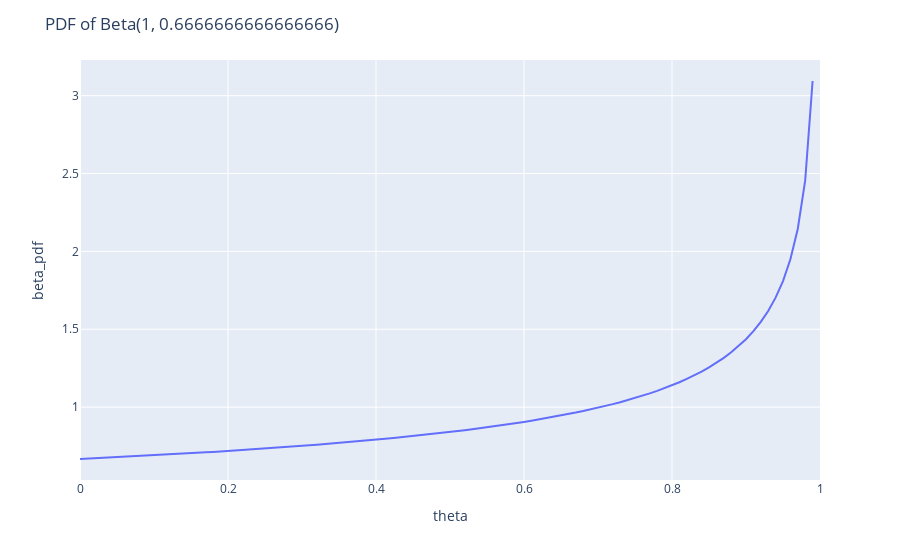

Notebook source saved alongside this figure:
### Markdown cell above
___
### Answer

#### 1)
We know that for a random variable $X \sim \mathcal{B} \left( \alpha, \beta \right)$, the expectation is given by:
\begin{equation*}
    \mathbb{E}[X] = \frac{\alpha}{\alpha + \beta}
\end{equation*}
and the variance is given by:
\begin{equation*}
    \mathbb{V}[X] = \sigma^2[X] = \frac{\alpha \beta}{(\alpha + \beta)^2 (\alpha + \beta + 1)}
\end{equation*}
therefore, we have a system of 2 equations with 2 unknown, which we can solve.
\begin{align*}
    &
    \begin{cases}
        \mathbb{E}[X] = \frac{\alpha}{\alpha + \beta} \\
        \sigma^2[X] = \frac{\alpha \beta}{(\alpha + \beta)^2 (\alpha + \beta + 1)}
    \end{cases} \\
    \implies&
    \begin{cases}
        0.6 = \frac{\alpha}{\alpha + \beta} \\
        0.3^2 = \frac{\alpha \beta}{(\alpha + \beta)^2 (\alpha + \beta + 1)}
    \end{cases} \\
    \implies&
    \begin{cases}
        0.6 \alpha + 0.6 \beta = \alpha \\
        0.3^2 = \frac{\alpha \beta}{(\alpha + \beta)^2 (\alpha + \beta + 1)}
    \end{cases} \\
    \implies&
    \begin{cases}
        0.4 \alpha = 0.6 \beta \\
        0.3^2 = \frac{\alpha \beta}{(\alpha + \beta)^2 (\alpha + \beta + 1)}
    \end{cases} \\
    \implies&
    \begin{cases}
        \alpha = \frac{3}{2} \beta \\
        0.3^2 = \frac{\frac{3}{2} \beta^2}{(\frac{3}{2} \beta + \beta)^2 (\frac{3}{2} \beta + \beta + 1)}
    \end{cases} \\
    \implies&
    \begin{cases}
        \alpha = \frac{3}{2} \beta \\
        0.3^2 = \frac{\frac{3}{2} \beta^2}{(\frac{5}{2} \beta)^2 (\frac{5}{2} \beta + 1)}
    \end{cases} \\
    \implies&
    \begin{cases}
        \alpha = \frac{3}{2} \beta \\
        0.3^2 = \frac{3}{\frac{25}{2} (\frac{5}{2} \beta + 1)}
    \end{cases} \\
    \implies&
    \begin{cases}
        \alpha = \frac{3}{2} \beta \\
        \frac{9}{100} = \frac{12}{25 (5 \beta + 2)}
    \end{cases} \\
    \implies&
    \begin{cases}
        \alpha = \frac{3}{2} \beta \\
        5 \beta + 2 = 12 \times \frac{4}{9}
    \end{cases} \\
    \implies&
    \begin{cases}
        \alpha = \frac{3}{2} \beta \\
        5 \beta = \frac{16 - 6}{3}
    \end{cases} \\
    \implies&
    \begin{cases}
        \alpha = \frac{3}{2} \beta \\
        \beta = \frac{2}{3}
    \end{cases} \\
    \implies&
    \begin{cases}
        \alpha = 1 \\
        \beta = \frac{2}{3}
    \end{cases} \\
\end{align*}
So we get the pair $(\alpha, \beta) = \left(1, \frac{2}{3} \right)$.

Now we plot this distribution.

### Code cell
a = 1
b = 2 / 3


plot_beta_pdf(a=a, b=b)

### Figure 1 — Plotly figure (JSON) as saved in the notebook; plotly's stock layout.template omitted (floating-point values rounded to 4 significant figures)
{"data": [{"hovertemplate": "theta=%{x}<br>beta_pdf=%{y}<extra></extra>", "legendgroup": "", "line": {"color": "#636efa", "dash": "solid"}, "marker": {"symbol": "circle"}, "mode": "lines", "name": "", "orientation": "v", "showlegend": false, "type": "scatter", "x": [0, 0.01, 0.02, 0.03, 0.04, 0.05, 0.06, 0.07, 0.08, 0.09, 0.1, 0.11, 0.12, 0.13, 0.14, 0.15, 0.16, 0.17, 0.18, 0.19, 0.2, 0.21, 0.22, 0.23, 0.24, 0.25, 0.26, 0.27, 0.28, 0.29, 0.3, 0.31, 0.32, 0.33, 0.34, 0.35, 0.36, 0.37, 0.38, 0.39, 0.4, 0.41, 0.42, 0.43, 0.44, 0.45, 0.46, 0.47, 0.48, 0.49, 0.5, 0.51, 0.52, 0.53, 0.54, 0.55, 0.56, 0.57, 0.58, 0.59, 0.6, 0.61, 0.62, 0.63, 0.64, 0.65, 0.66, 0.67, 0.68, 0.69, 0.7, 0.71, 0.72, 0.73, 0.74, 0.75, 0.76, 0.77, 0.78, 0.79, 0.8, 0.81, 0.82, 0.83, 0.84, 0.85, 0.86, 0.87, 0.88, 0.89, 0.9, 0.91, 0.92, 0.93, 0.94, 0.95, 0.96, 0.97, 0.98, 0.99], "xaxis": "x", "y": [0.6667, 0.6689, 0.6712, 0.6735, 0.6758, 0.6782, 0.6806, 0.683, 0.6855, 0.688, 0.6905, 0.6931, 0.6957, 0.6983, 0.701, 0.7038, 0.7066, 0.7094, 0.7123, 0.7152, 0.7181, 0.7212, 0.7242, 0.7274, 0.7305, 0.7338, 0.7371, 0.7404, 0.7438, 0.7473, 0.7508, 0.7544, 0.7581, 0.7619, 0.7657, 0.7696, 0.7736, 0.7777, 0.7818, 0.7861, 0.7904, 0.7949, 0.7994, 0.8041, 0.8088, 0.8137, 0.8187, 0.8238, 0.829, 0.8344, 0.8399, 0.8456, 0.8515, 0.8575, 0.8636, 0.87, 0.8765, 0.8833, 0.8902, 0.8974, 0.9048, 0.9125, 0.9204, 0.9286, 0.9371, 0.946, 0.9552, 0.9647, 0.9747, 0.985, 0.9959, 1.007, 1.019, 1.031, 1.045, 1.058, 1.073, 1.088, 1.104, 1.122, 1.14, 1.16, 1.181, 1.203, 1.228, 1.255, 1.284, 1.316, 1.352, 1.391, 1.436, 1.488, 1.547, 1.618, 1.703, 1.81, 1.949, 2.146, 2.456, 3.094], "yaxis": "y"}], "layout": {"legend": {"tracegroupgap": 0}, "margin": {"t": 60}, "title": {"text": "PDF of Beta(1, 0.6666666666666666)"}, "xaxis": {"anchor": "y", "domain": [0, 1], "range": [0, 1], "title": {"text": "theta"}}, "yaxis": {"anchor": "x", "domain": [0, 1], "title": {"text": "beta_pdf"}}}}
